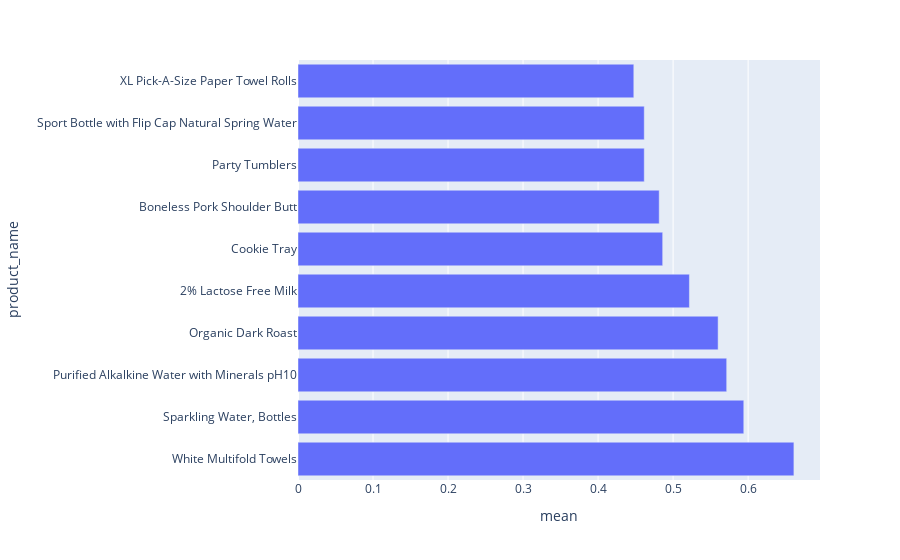

Notebook code cell kept with this figure:
### Code cell
df = train[train['add_to_cart_order']==1].groupby('product_id').count().reset_index()
df = pd.merge(df, products[['product_id', 'product_name']], how='left', on=['product_id'])
count = train.groupby('product_id').count().reset_index()
df = pd.merge(df, count[['product_id', 'reordered']], how='left', on=['product_id'])
df = df[df['reordered_x']>10]
df['mean'] = df['reordered_x']/df['reordered_y']
df = df.sort_values(by='mean',ascending=False).head(10)
px.bar(df,x='mean',y='product_name')

### Figure 1 — Plotly figure (JSON) as saved in the notebook; plotly's stock layout.template omitted (floating-point values rounded to 4 significant figures)
{"data": [{"alignmentgroup": "True", "hovertemplate": "mean=%{x}<br>product_name=%{y}<extra></extra>", "legendgroup": "", "marker": {"color": "#636efa", "pattern": {"shape": ""}}, "name": "", "offsetgroup": "", "orientation": "h", "showlegend": false, "textposition": "auto", "type": "bar", "x": [0.661, 0.5942, 0.5714, 0.56, 0.5217, 0.4861, 0.4815, 0.4615, 0.4615, 0.4476], "xaxis": "x", "y": ["White Multifold Towels", "Sparkling Water, Bottles", "Purified Alkalkine Water with Minerals pH10", "Organic Dark Roast", "2% Lactose Free Milk", "Cookie Tray", "Boneless Pork Shoulder Butt", "Party Tumblers", "Sport Bottle with Flip Cap Natural Spring Water", "XL Pick-A-Size Paper Towel Rolls"], "yaxis": "y"}], "layout": {"barmode": "relative", "legend": {"tracegroupgap": 0}, "margin": {"t": 60}, "xaxis": {"anchor": "y", "domain": [0, 1], "title": {"text": "mean"}}, "yaxis": {"anchor": "x", "domain": [0, 1], "title": {"text": "product_name"}}}}
